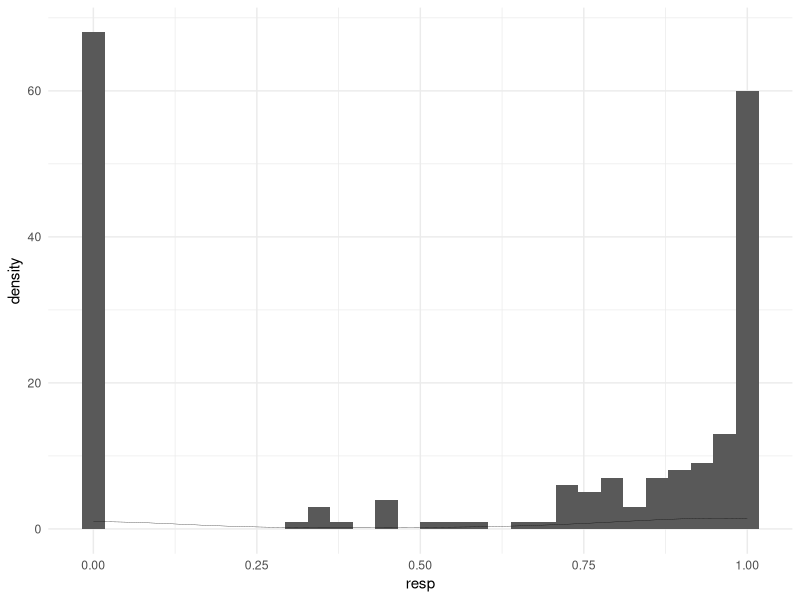

Generate this figure with R: (Note: this script raises an error after producing the figure.)
require(MASS)
require(ggplot2)
################################################################################
# Data Generation

set.seed(9132022)

  N = 1000 # sample size

# True Item parameters for 100 hypothetical items

  ipar <- data.frame(gamma0 = rep(c(-2,-.9,-2.6,-.8,-3,-2.5,-2.9,-2.6,-1.8,2),5),
                     gamma1 = rep(c(0.5,1.9,1.6,1,-1,-0.5,.9,.6,.8,3),5),
                     beta   = rep(c(2.5,2.2,2.6,1.5,1.2,2.5,2.2,2.6,1.5,1.2),5),
                     alpha  = rep(c(0.9,0.9,0.7,0.6,1.2,0.9,0.9,0.7,0.6,0.7),5),
                     omega  = rep(c(4.3,3.6,4.1,2.6,2.7,4.3,3.6,4.1,2.6,2.7),5))

# Generate hypothetical Writing and speaking scores (standardized)

  r = 0.5 # correlation between writing and speaking scores
  
  Sigma <- matrix(c(1,r,r,1),2,2)
  
  ws <- mvrnorm(N,c(0,0),Sigma)
  
  w <- (ws[,1]-mean(ws[,1]))/sd(ws[,1])
  s <- (ws[,2]-mean(ws[,2]))/sd(ws[,2])

# Hypotheticalregression weights for writing and speaking scores

  b1 <- 0.3
  b2 <- 0.4

  # Standard deviation of errors, so the variance of true theta is equal to 1
  
  theta_sd <- sqrt(1-(b1^2 + b2^2 + 2*b1*b2*cor(w,s)))

# Generate the true person parameters, 
# based on the latent regression, 
  
  theta <- c()
  
  for(i in 1:N){
    theta[i] <- rnorm(1,b1*w[i]+b2*s[i],theta_sd)
  }
  
  mean(theta)  # should be close to 0
  sd(theta)    # should be close to 1

# Generate Item Response Data

d <- as.data.frame(matrix(nrow=N,nco=nrow(ipar)))

for(p in 1:N){
  for(i in 1:nrow(ipar)){
    
    q0 <- plogis(ipar$gamma0[i]-ipar$alpha[i]*theta[p])
    q1 <- plogis(ipar$gamma1[i]-ipar$alpha[i]*theta[p])
    
    p0 <- q0
    p1 <- 1-q1
    p2 <- q1-q0
    
    C=sample(0:2, 1, prob = c(p0,p1,p2))
    
    if(C==2){
      
      sh1  <- exp((ipar$alpha[i]*theta[p]+ipar$beta[i]+ipar$omega[i])/2)     # Eq4, p5
      sh2  <- exp((-(ipar$alpha[i]*theta[p]+ipar$beta[i])+ipar$omega[i])/2)  # Eq5, p5
      
      d[p,i] <- rbeta(1,sh1,sh2)
      
    } else {
      d[p,i] = C
    }
  }
}


# Remove 80% of data so each person responds only 10 items out of 50

for(i in 1:nrow(d)){
  tmp <- sample(1:50,10)
  d[i,-tmp] = NA
}

# Rehape it to Long format

d$id   <- 1:nrow(d)
d$w    <- w
d$s    <- s
d$true_theta <- theta

d_long <- reshape(data = d,
                  idvar = 'id',
                  varying = colnames(d)[1:nrow(ipar)],
                  v.names = 'resp',
                  timevar = 'item',
                  direction= 'long')

d_long <- na.omit(d_long)

i = 4

ggplot(d_long[d_long$item==i,], aes(x=resp)) + 
  geom_histogram() + 
  geom_density(linewidth=0.1) + 
  theme_minimal()


write.csv(d_long,'./data/beta_long.csv',row.names=FALSE)
write.csv(d,'./data/beta_wide.csv',row.names=FALSE)



